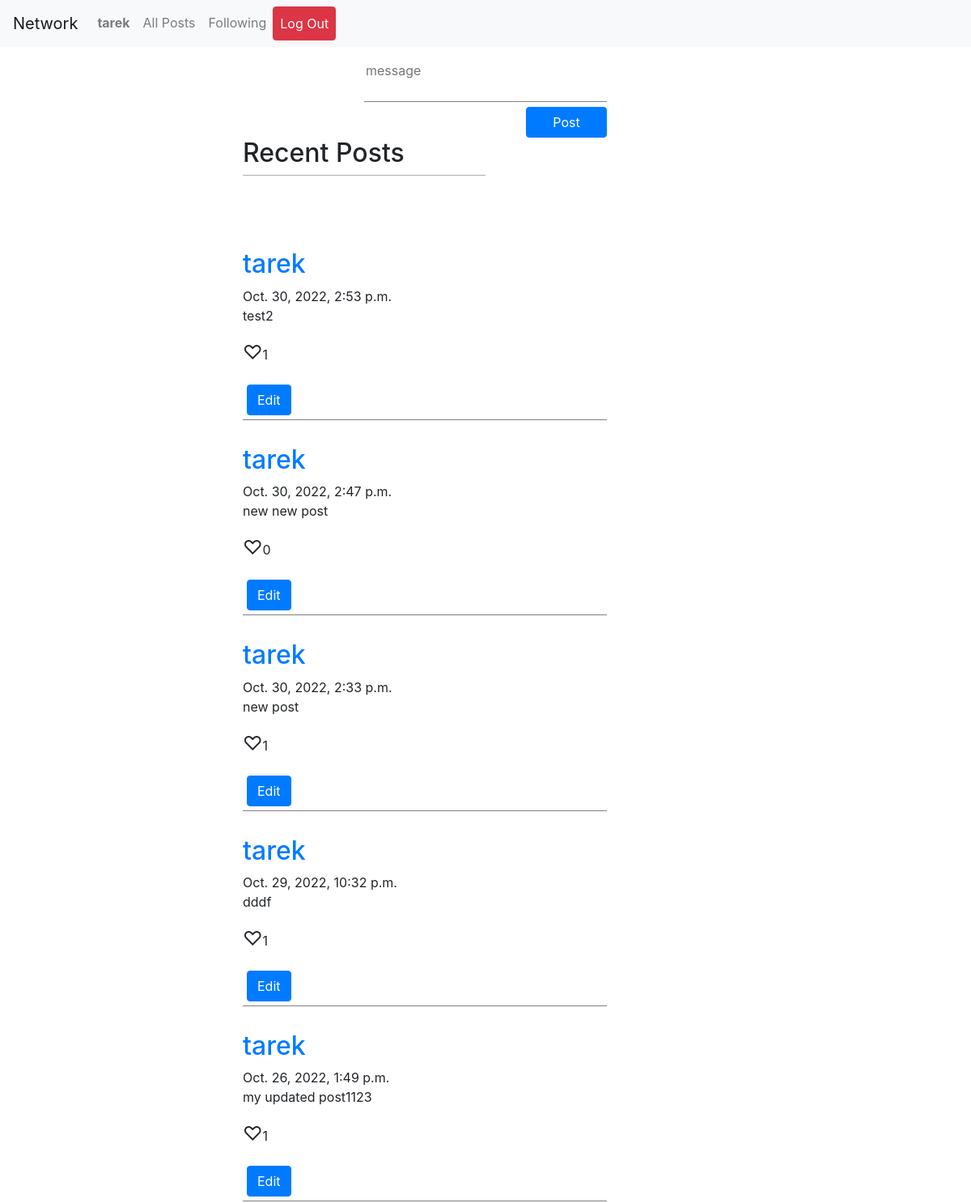
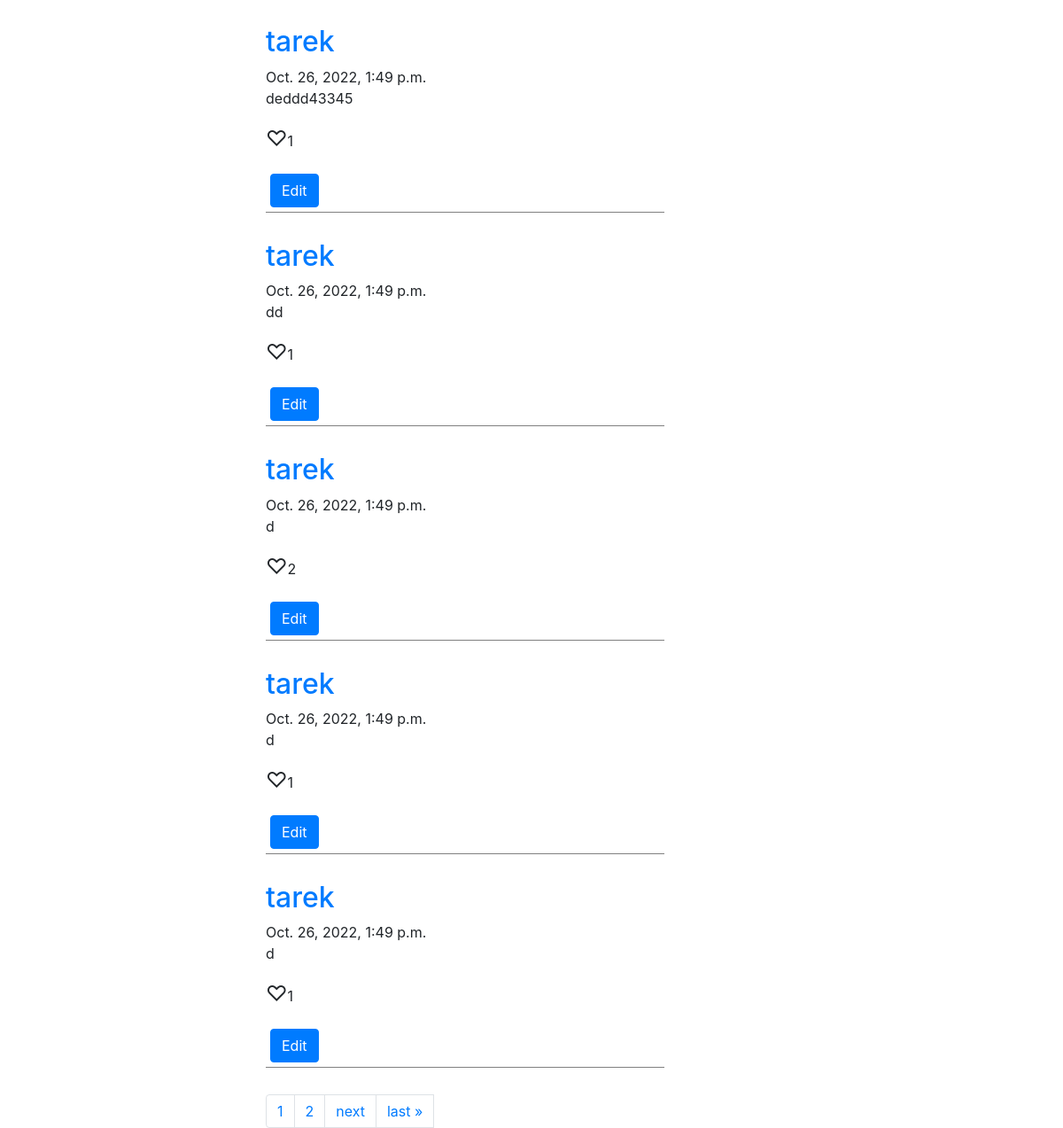
Page / (signed in) on the earlier database version (2 pictures, top to bottom).
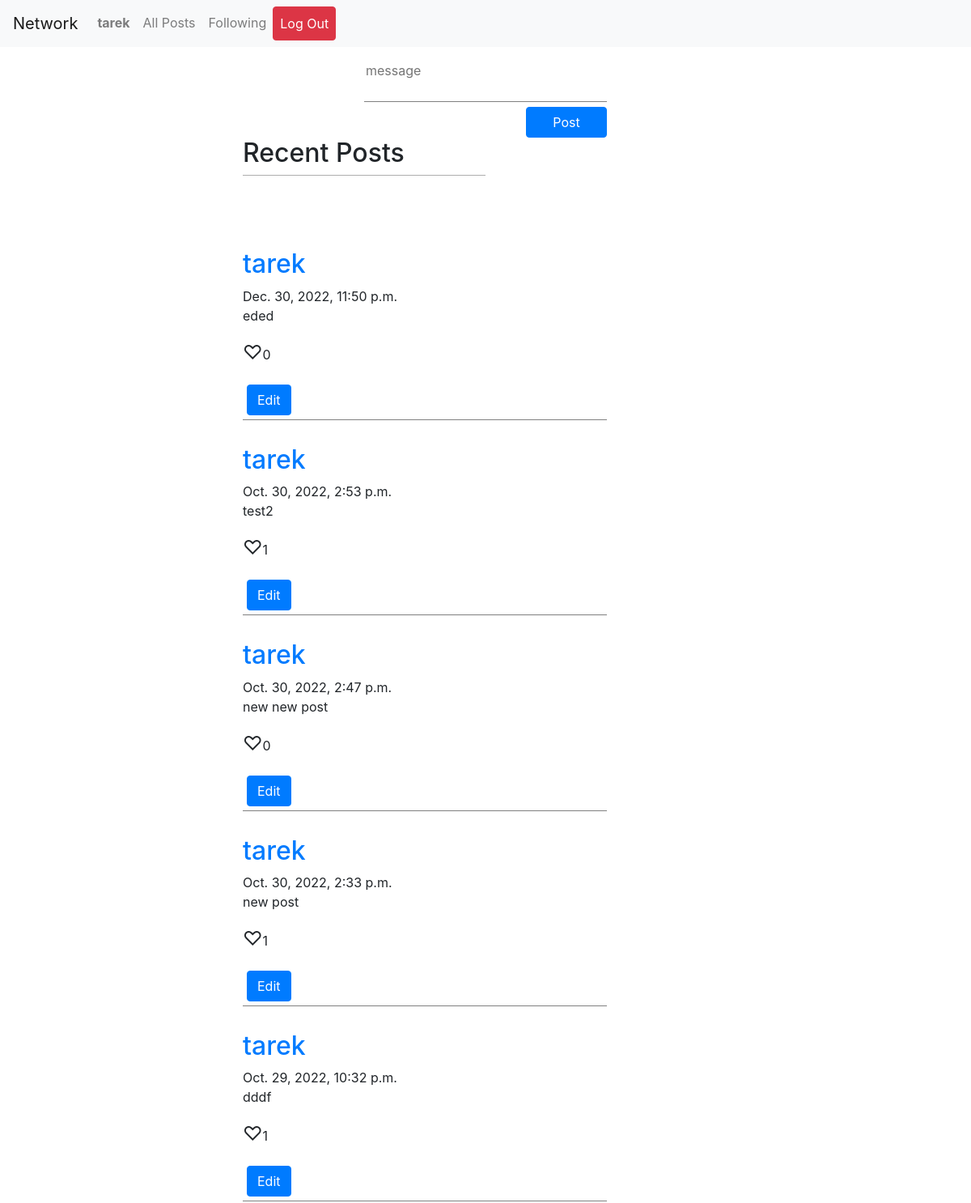
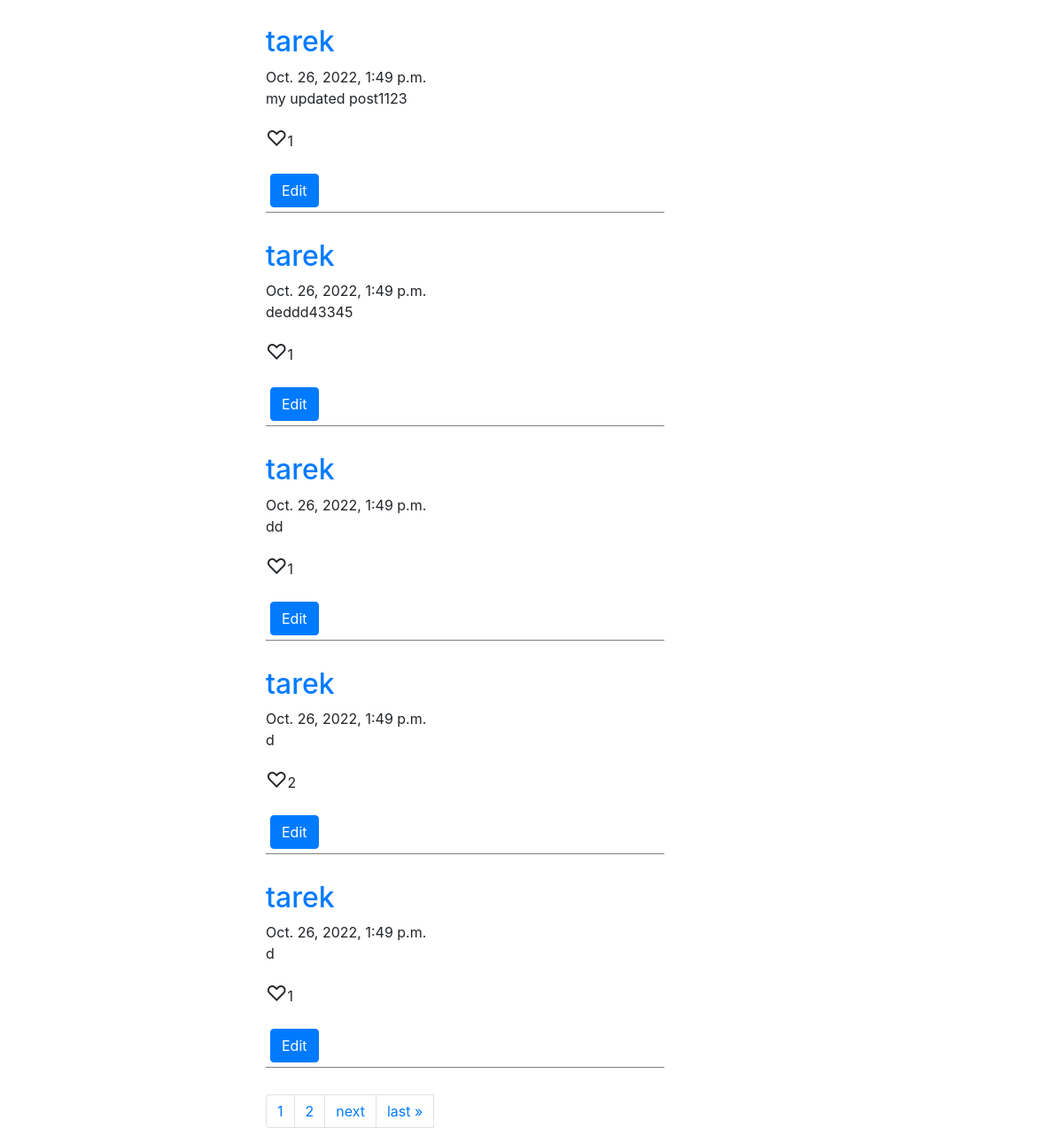
Same page on the later database version (2 pictures, top to bottom).
### network/models.py (models this page shows, shortened)
class User(AbstractUser):
    following = models.ManyToManyField("self", blank=True, related_name='followers', symmetrical=False)

class Post(models.Model):
    user = models.ForeignKey(User,on_delete=models.PROTECT, default='',null=True)
    message = models.TextField()
    date = models.DateTimeField()
    likes = models.ManyToManyField(User,blank=True,null=True,related_name="posts")

### network/views.py (the view)
# urls.py: path("", views.index, name="index"),
@login_required(login_url='/login')
def index(request):
    posts = Post.objects.all().order_by('-date')
    paginator = Paginator(posts,10)
    page_number = request.GET.get('page')
    page_obj = paginator.get_page(page_number)
    if request.method == "POST":
        message = request.POST["message"]
        if message:
            post = Post(user=request.user,message=message,date=datetime.now())
            post.save()
        else:
            pass
        return HttpResponseRedirect("/")
    else:
        return render(request, "network/index.html", {
            "posts": posts,
            'page_obj':page_obj,
            "pages": range(1 + page_obj.paginator.num_pages),
        })

### network/templates/network/index.html (shortened to what this page needs)
{% extends "network/layout.html" %}
{% load crispy_forms_tags %}
{% block body %}
{% if user.is_authenticated %}
<div id="posts-page">
    <div id="post-form">
        <form action="{% url 'create' %}" method="POST">
            <textarea name="message" id="message" resize="false" placeholder="message"></textarea> <br>
            <input class="btn btn-primary" type="submit" value="Post">
        </form>
    </div>
{% endif %}
    <div id="posts">
        <h2>Recent Posts</h2>
        <div class="underline"></div>
    {% for post in page_obj%}
        <div class="post open" name='{{post.id}}'>
            <div><a href="{% url 'profile' id=post.user.id %}"><h2>{{post.user}}</h2></a> <span>{{post.date}}</span></div>
            <p class='msg'>{{post.message}}</p>
            <p><span class='heart' name='{{post.id}}'>&#9825;</span><span class='likes'>{{post.likes.count}}</span></p>
            {% if post.user == request.user %}
            <button class='edit btn btn-primary' name='{{post.id}}'>Edit</button>
            {% endif %}
        </div>
    {% endfor %}
<div class="pagination" aria-labe="Page navigation example">
    <span class="step-links pagination justify-content-center">
        {% for page in pages %}
            {% if page == 0 %}
            {% else %}
            <li class="page-item"><a class="page-link" href="?page={{ page }}">{{ page }}</a></li>
            {% endif %}
       {% endfor %}
        {% if page_obj.has_next %}
            <a class="page-link" href="?page={{ page_obj.next_page_number }}">next</a>
            <a class="page-link" href="?page={{ page_obj.paginator.num_pages }}">last &raquo;</a>
        {% endif %}
    </span>
</div>
</div>
{% endblock %}

### network/templates/network/layout.html (shortened to what this page needs)
{% load static %}
{% load fontawesome_5 %}
<!DOCTYPE html>
<html lang="en">
    <head>
        {% fontawesome_5_static %}
        <link rel="stylesheet" href="https://stackpath.bootstrapcdn.com/bootstrap/4.4.1/css/bootstrap.min.css">
        <link href="{% static 'network/styles.css' %}" rel="stylesheet">
    </head>
    <body>
        <nav class="navbar navbar-expand-lg navbar-light bg-light">
            <a class="navbar-brand" href="#">Network</a>
            <div class="nav nav-closed">
              <ul class="navbar-nav mr-auto">
                {% if user.is_authenticated %}
                    <li class="nav-item">
                        <a class="nav-link" href="{% url 'profile' id=request.user.id %}" ><strong id="currentuser">{{ request.user.username }}</strong></a>
                    </li>
                {% endif %}
                <li class="nav-item">
                  <a class="nav-link" href="{% url 'index' %}">All Posts</a>
                </li>
                {% if user.is_authenticated %}
                    <li class="nav-item">
                        <a class="nav-link" href="{% url 'followingpage' %}">Following</a>
                    </li>
                    <li class="nav-item">
                        <a class="nav-link btn btn-danger" style="color:white;" href="{% url 'logout' %}">Log Out</a>
                    </li>
                {% endif %}
              </ul>
            </div>
          </nav>
        <div class="body">
            {% block body %}
            {% endblock %}
        </div>
    </body>
</html>

### network/static/network/styles.css (style rules this page uses)
#posts-page { width: 50%; margin: auto; height: 100%; }
#post-form { margin-top:24px; width: 50%; margin: auto; display: grid; }
form { margin-top: 15px; }
#message { width: 100%; resize: none; border: none; border-bottom: solid 1px gray; transition: border-bottom .2s; }
#posts-page input { float: right; width: 100px; }
.open { display: block; }
.post { width: 75%; margin-bottom: 5%; border-bottom: solid 1px gray; }
.underline { width: 50%; height: 1px; background: rgb(173, 173, 173); margin-bottom: 15%; }
.heart { font-size: 24px; cursor: pointer; transition: font-size .3s ease; }
.edit,.save { margin: 5px; }
textarea { resize: none; width: 100%; }

Differences in the rows shown:
no longer on this page (row unchanged): Post: user "tarek", date "Oct. 26, 2022, 1:49 p.m.", message "d", likes.count "1"
added Post: user "tarek", date "Dec. 30, 2022, 11:50 p.m.", message "eded", likes.count "0"
